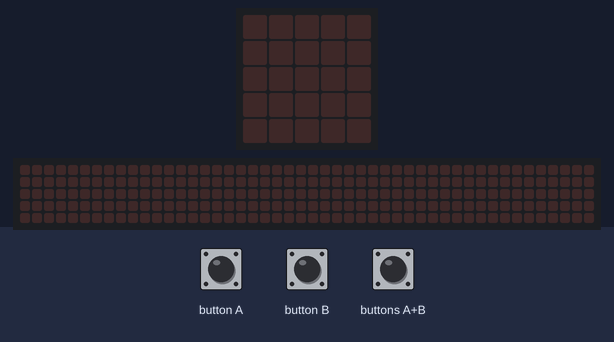
A program run on a simulated BBC micro:bit (MakeCode). Shown: the board's 5×5 LED display, a strip that is not on the board, showing the scrolling text unrolled. The test bench sets the inputs (shaded band). The 48×5 strip is a reading aid, not a part: it shows the text the display is scrolling, unrolled, one strip-width of it at a time.

Above: at 1.2 s.
1.3 s: button B pressed for 0.15 s
At 3.92 s:
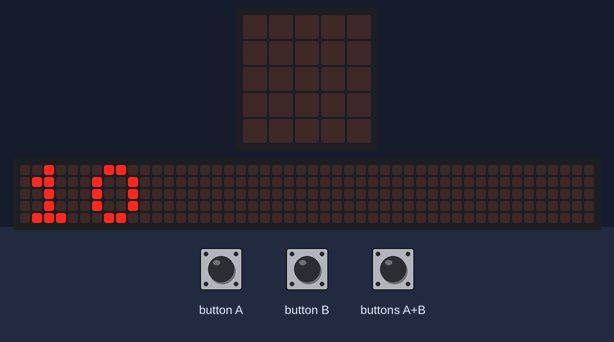
4.3 s: buttons A+B pressed for 0.15 s
At 7.1 s:
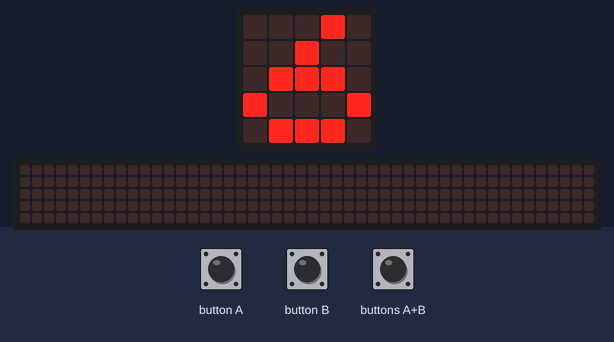
7.3 s: button A pressed for 0.15 s
10.4 s: button B pressed for 0.15 s
At 13.67 s:
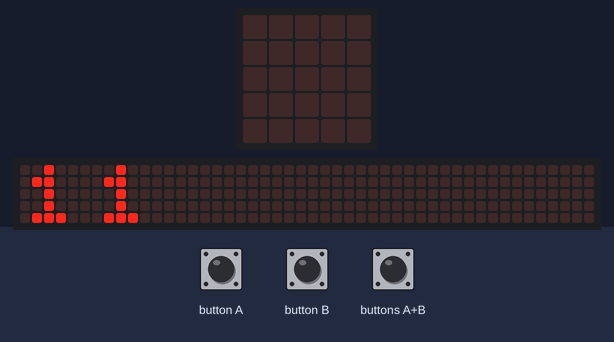
Timing chart, 0 to 14.4 s (numbered marks = the images above; inputs shaded):
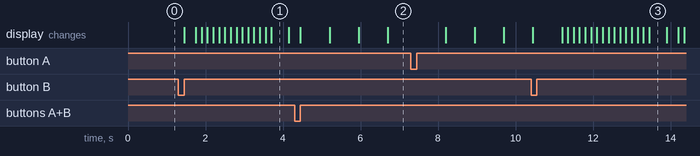

The program:

main.ts
```typescript
let number = 0
let cout = 0
input.onButtonPressed(Button.A, function () {
    number += 1
    cout += 1
    basic.showNumber(number)
})
input.onButtonPressed(Button.AB, function () {
    while (number > 0) {
        number += -1
        basic.showNumber(number)
    }
    while (number == 0) {
        basic.showNumber(cout)
    }
    while (cout > 0) {
        cout += -1
        basic.showNumber(cout)
    }
    while (cout == 0) {
        basic.clearScreen()
    }
})
input.onButtonPressed(Button.B, function () {
    number += 10
    cout += 10
    basic.showNumber(number)
})
basic.forever(function () {

})
```

test.ts
```typescript
// 在這裡測試；當此封包作為擴充功能時，將不會編譯此內容。
```

Measured:
- after the input at 1.3 s, the display: changes after 0.15 s (image 1)
- after the input at 4.3 s, the display: first changes after 0.15 s (image 2 shows a later state)
- what the display in image 1 shows lasts 0.5 s, from 3.7 s to 4.2 s
- what the display in image 3 shows lasts 0.4 s, from 13.5 s to 13.9 s
